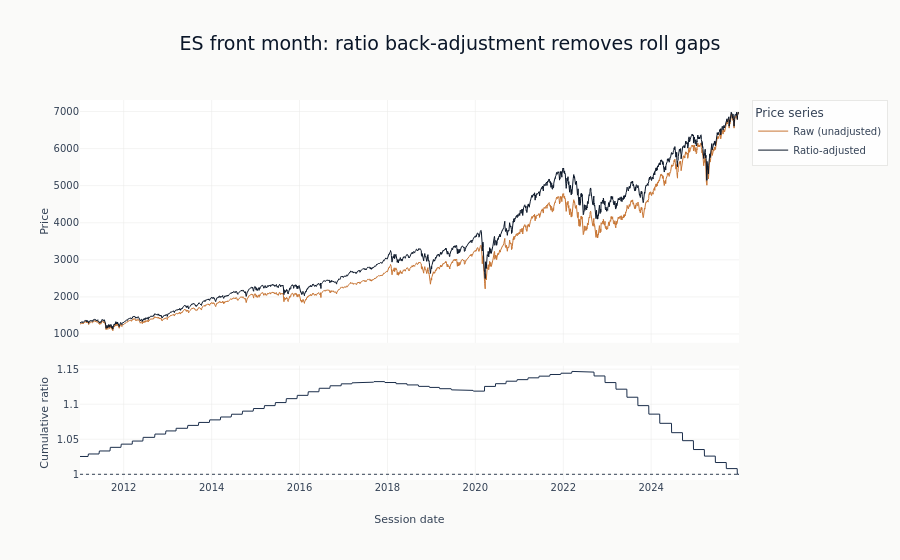

Notebook code for this chart:
### Markdown cell above
The adjustment is easiest to see side by side. The top panel plots the raw
(unadjusted) ES front-month close against the ratio-adjusted series; the two
coincide at the right edge (recent prices are the anchor) and separate going
back in time as each roll's ratio compounds. The bottom panel is that
cumulative multiplier — every downward step is a roll where the new contract
opened below the old one's close. Raw prices carry those roll gaps as spurious
returns; the adjusted series does not.

### Code cell
es_adj_daily = (
    es_adj.group_by("session_date")
    .agg(
        pl.col("raw_close").last(),
        pl.col("adj_close").last(),
        pl.col("_cumulative_ratio").last().alias("cum_ratio"),
    )
    .sort("session_date")
)
_x = es_adj_daily["session_date"].to_list()

fig = make_subplots(
    rows=2,
    cols=1,
    shared_xaxes=True,
    row_heights=[0.68, 0.32],
    vertical_spacing=0.06,
)
fig.add_trace(
    go.Scatter(
        x=_x,
        y=es_adj_daily["raw_close"].to_list(),
        mode="lines",
        line=dict(color=COLORS["copper"], width=1),
        name="Raw (unadjusted)",
    ),
    row=1,
    col=1,
)
fig.add_trace(
    go.Scatter(
        x=_x,
        y=es_adj_daily["adj_close"].to_list(),
        mode="lines",
        line=dict(color=COLORS["blue"], width=1),
        name="Ratio-adjusted",
    ),
    row=1,
    col=1,
)
fig.add_trace(
    go.Scatter(
        x=_x,
        y=es_adj_daily["cum_ratio"].to_list(),
        mode="lines",
        line=dict(color=COLORS["slate"], width=1),
        name="Cumulative ratio",
        showlegend=False,
    ),
    row=2,
    col=1,
)
fig.add_hline(y=1.0, line=dict(color=COLORS["neutral"], width=1, dash="dot"), row=2, col=1)
fig.update_layout(
    title="ES front month: ratio back-adjustment removes roll gaps",
    height=560,
    legend_title="Price series",
)
fig.update_yaxes(title_text="Price", row=1, col=1)
fig.update_yaxes(title_text="Cumulative ratio", row=2, col=1)
fig.update_xaxes(title_text="Session date", row=2, col=1)
fig.show()

### Figure 1 — Plotly figure (JSON) as saved in the notebook; plotly's stock layout.template omitted (floating-point values rounded to 4 significant figures; data arrays with more than 128 entries replaced by an {"elided": "..."} marker saying what was removed)
{"data": [{"line": {"color": "#C87533", "width": 1}, "mode": "lines", "name": "Raw (unadjusted)", "type": "scatter", "x": {"elided": "3868 str values"}, "xaxis": "x", "y": {"elided": "3868 float values"}, "yaxis": "y"}, {"line": {"color": "#0a1628", "width": 1}, "mode": "lines", "name": "Ratio-adjusted", "type": "scatter", "x": {"elided": "3868 str values"}, "xaxis": "x", "y": {"elided": "3868 float values"}, "yaxis": "y"}, {"line": {"color": "#1a2d4a", "width": 1}, "mode": "lines", "name": "Cumulative ratio", "showlegend": false, "type": "scatter", "x": {"elided": "3868 str values"}, "xaxis": "x2", "y": {"elided": "3868 float values"}, "yaxis": "y2"}], "layout": {"height": 560, "legend": {"title": {"text": "Price series"}}, "shapes": [{"line": {"color": "#334155", "dash": "dot", "width": 1}, "type": "line", "x0": 0, "x1": 1, "xref": "x2 domain", "y0": 1, "y1": 1, "yref": "y2"}], "title": {"text": "ES front month: ratio back-adjustment removes roll gaps"}, "xaxis": {"anchor": "y", "domain": [0, 1], "matches": "x2", "showticklabels": false}, "xaxis2": {"anchor": "y2", "domain": [0, 1], "title": {"text": "Session date"}}, "yaxis": {"anchor": "x", "domain": [0.3608, 1], "title": {"text": "Price"}}, "yaxis2": {"anchor": "x2", "domain": [0, 0.3008], "title": {"text": "Cumulative ratio"}}}}
